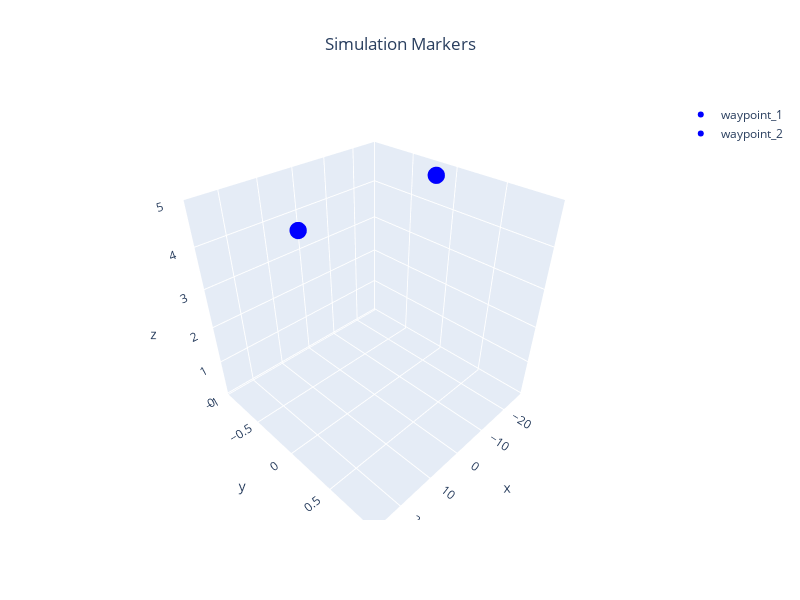

Source (notebook cell):
### Markdown cell above
## Visualization Parameters

### Code cell
waypoints = {f'waypoint_{i+1}': {'pos':global_paths[0],'color':'blue'} for i in range(n_vehicles)}
plot_3d_interactive(waypoints,title='Simulation Markers',expand=[0.2,0.2,0.6],ground=-0.05)

### Figure 1 — Plotly figure (JSON) as saved in the notebook; plotly's stock layout.template omitted (floating-point values rounded to 4 significant figures)
{"data": [{"marker": {"color": "blue", "size": 6}, "mode": "markers", "name": "waypoint_1", "type": "scatter3d", "x": [-20, 20], "y": [0, 0], "z": [5, 5]}, {"marker": {"color": "blue", "size": 6}, "mode": "markers", "name": "waypoint_2", "type": "scatter3d", "x": [-20, 20], "y": [0, 0], "z": [5, 5]}], "layout": {"height": 600, "scene": {"xaxis": {"range": [-28, 28], "title": {"text": "x"}}, "yaxis": {"range": [0, 0], "title": {"text": "y"}}, "zaxis": {"range": [-0.05, 5], "title": {"text": "z"}}}, "title": {"text": "Simulation Markers", "x": 0.5, "xanchor": "center"}, "width": 800}}
